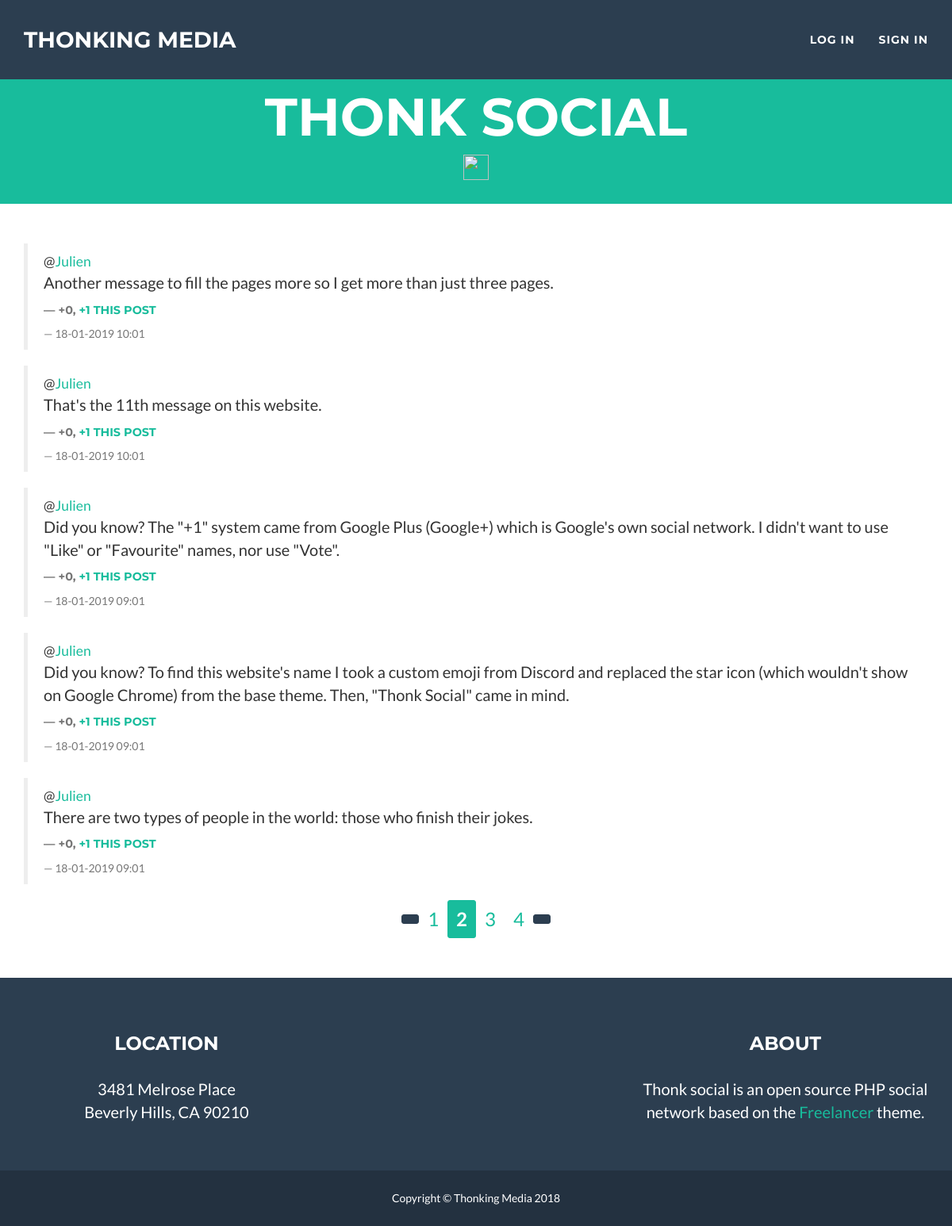
Screenshot of /?page=2 with the database file from the repository.
### tables this page shows
CREATE TABLE IF NOT EXISTS `messages` (
  `ID` int(11) NOT NULL AUTO_INCREMENT,
  `message` varchar(2000) NOT NULL,
  `user` varchar(255) NOT NULL,
  `date` datetime NOT NULL,
  `plusone` int(255) NOT NULL DEFAULT '0',
  PRIMARY KEY (`ID`)
);

### php/database_connection.php (called while the page is built)
<?php
try {
    $databaseConnection = new PDO('mysql:host=localhost;dbname=microblog', 'root', '');
    $databaseConnection->setAttribute(PDO::ATTR_ERRMODE, PDO::ERRMODE_EXCEPTION);
} catch(PDOException $e) {
    $e->getMessage();
}
if (isset($_GET["page"])) {
	$page = $_GET['page'];
} else {
	$page = 1;
}
$limite = 5;
$debut = ($page - 1) * $limite;
$rqt = 'SELECT SQL_CALC_FOUND_ROWS * FROM messages ORDER BY -date LIMIT :limite OFFSET :debut';
$rqt = $databaseConnection->prepare($rqt);
$rqt->bindValue('limite', $limite, PDO::PARAM_INT);
$rqt->bindValue('debut', $debut, PDO::PARAM_INT);
$rqt->execute();
$resultFoundRows = $databaseConnection->query('SELECT found_rows()');
$nombredElementsTotal = $resultFoundRows->fetchColumn();
$nombreDePages = ceil($nombredElementsTotal / $limite);
?>

### index.php (the view, shortened to what this page needs)
<html lang="fr">
    <head>
        <link href="vendor/bootstrap/css/bootstrap.min.css" rel="stylesheet">
        <link href="css/freelancer.css" rel="stylesheet">
        <link href="css/style.css" rel="stylesheet">
        <link href="vendor/font-awesome/css/font-awesome.min.css" rel="stylesheet" type="text/css">
        <link rel="stylesheet" href="https://cdnjs.cloudflare.com/ajax/libs/material-design-iconic-font/2.2.0/css/material-design-iconic-font.min.css">
        <?php
            include 'php/database_connection.php';
        ?>
    </head>
    <body id="page-top" class="index">
        <nav id="mainNav" class="navbar navbar-default navbar-fixed-top navbar-custom">
            <div class="container">
                <div class="navbar-header page-scroll">
                    <a class="navbar-brand" href="#page-top">Thonking media</a>
                </div>
                <div class="collapse navbar-collapse" id="bs-example-navbar-collapse-1">
                    <ul class="nav navbar-nav navbar-right">
                        <?php
                            if(isset($_SESSION["logged"])) {
                                if ($_SESSION["logged"]) {
                                    ?>
                                    <li class="page-scroll">
                                        <a>Welcome, <?php echo $_SESSION["user"]; ?></a>
                                    </li>
                                    <li class="page-scroll">
                                        <a href="./php/logout.php">Log out</a>
                                    </li>
                                    <?php
                                }
                            } else {
                                ?>
                                <li class="page-scroll">
                                    <a href="log_in.php">Log in</a>
                                </li>
                                <li class="page-scroll">
                                    <a href="sign_in.php">Sign in</a>
                                </li>
                                <?php
                            }
                        ?>
                    </ul>
                </div>
            </div>
        </nav>
        <header>
            <div class="container">
                <div class="row">
                    <div class="col-lg-12">
                        <div class="intro-text">
                            <span class="name">Thonk social</span>
                            <img src="https://cdn.discordapp.com/emojis/371744933461229568.png" width="32px">
                        </div>
                    </div>
                </div>
            </div>
        </header>
        <section>
            <div class="container">
                <div class="row">
                    <div class="col-md-12">
                        <?php
                            while ($msg = $rqt->fetch(PDO::FETCH_ASSOC)) {
                                $mid = $msg['ID'];
                                $message = $msg['message'];
                                $date = $msg['date'];
                                $phpdate = strtotime( $date );
                                $date = date('d-m-Y H:m', $phpdate );
                                $auteur = $msg['user'];
                                $plusone = $msg['plusone'];
                        ?>
                        <blockquote>
                            <span class='flex'>
                                <span>
                                    @<a href='#'><?php echo $auteur; ?></a>
                                </span>
                            </span>
                            <?php
                                if(isset($_GET['a'])) {
                                    if(isset($_GET['id'])) {
                                        if($_GET['id'] == $id) {
                                            ?>
                                            <form action='./php/message.php' method='post' class='row'>
                                                <div class='col-sm-10'>
                                                    <textarea id='msgedit' name='msgedit' class='form-control' required><?php echo $message; ?></textarea>
                                                    <input type='hidden' name='id' value='<?php echo $id; ?>'>
                                                </div>
                                                <div class='col-sm-2'>
                                                    <button type='submit' class='btn btn-success btn-lg'>Send</button>
                                                </div>
                                            </form>
                                            <?php
                                        } else echo "<p>$message</p>";
                                    } else echo "<p>$message</p>";
                                } else echo "<p>$message</p>";
                                echo "<h4><footer>+$plusone, <a class='plusOne' data-id='$mid'>+1 this post</a></footer></h4><footer>$date</footer></blockquote>";
                            }
                        ?>
                    </div>
                    <div class="center-a-btn">
                        <?php
                        if ($page > 1) {
                            ?><a href="?page=<?php echo $page - 1; ?>" id="nav-page" class="btn btn-primary btn-sm"><i class="zmdi zmdi-chevron-left"></i></a><?php
                        }
                        for ($i = 1; $i <= $nombreDePages; $i++) {
                            if ($page == $i) {
                                ?><a href="?page=<?php echo $i; ?>" id="nav-page" class="btn btn-success btn-sm"><?php echo $i; ?></a><?php
                            } else {
                                ?><a href="?page=<?php echo $i; ?>" id="nav-page" class="btn btn-secondary btn-sm"><?php echo $i; ?></a><?php
                            }
                        }
                        if ($page < $nombreDePages) {
                            ?><a href="?page=<?php echo $page + 1; ?>" id="nav-page" class="btn btn-primary btn-sm"><i class="zmdi zmdi-chevron-right"></i></a><?php
                        }
                        ?>
                    </div>
                </div>
            </div>
        </section>
        <footer class="text-center">
            <div class="footer-above">
                <div class="container">
                    <div class="row">
                        <div class="footer-col col-md-4">
                            <h3>Location</h3>
                            <p>3481 Melrose Place
                                <br>Beverly Hills, CA 90210</p>
                        </div>
                        <div class="footer-col col-md-4">
                        </div>
                        <div class="footer-col col-md-4">
                            <h3>About</h3>
                            <p>Thonk social is an open source PHP social network based on the <a href="https://startbootstrap.com/template-overviews/freelancer/">Freelancer</a> theme.</p>
                        </div>
                    </div>
                </div>
            </div>
            <div class="footer-below">
                <div class="container">
                    <div class="row">
                        <div class="col-lg-12">
                            Copyright &copy; Thonking Media 2018
                        </div>
                    </div>
                </div>
            </div>
        </footer>
    </body>
</html>

### css/freelancer.css (style rules this page uses)
body { font-family: 'Lato', 'Helvetica Neue', Helvetica, Arial, sans-serif; overflow-x: hidden; }
p { font-size: 20px; }
a, a:hover, a:focus, a:active, a.active { color: #18BC9C; outline: none; }
h1, h2, h3, h4, h5, h6 { font-family: "Montserrat", "Helvetica Neue", Helvetica, Arial, sans-serif; text-transform: uppercase; font-weight: 700; }
header { text-align: center; background: #18BC9C; color: white; }
header .container { padding-top: 100px; padding-bottom: 10px; }
header img { display: block; margin: 0 auto 20px; }
header .intro-text .name { display: block; font-family: "Montserrat", "Helvetica Neue", Helvetica, Arial, sans-serif; text-transform: uppercase; font-weight: 700; font-size: 2em; }
@media (min-width: 768px) { header .intro-text .name { font-size: 4.75em; } }
.navbar-custom { background: #2C3E50; font-family: "Montserrat", "Helvetica Neue", Helvetica, Arial, sans-serif; text-transform: uppercase; font-weight: 700; border: none; }
.navbar-custom .navbar-brand { color: white; }
.navbar-custom .navbar-nav { letter-spacing: 1px; }
.navbar-custom .navbar-nav li a { color: white; }
@media (min-width: 768px) { .navbar-custom { padding: 25px 0; -webkit-transition: padding 0.3s; -moz-transition: padding 0.3s; transition: padding 0.3s; } }
@media (min-width: 768px) { .navbar-custom .navbar-brand { font-size: 2em; -webkit-transition: all 0.3s; -moz-transition: all 0.3s; transition: all 0.3s; } }
section { padding: 50px 0; }
footer { color: white; }
footer h3 { margin-bottom: 30px; }
footer .footer-above { padding-top: 50px; background-color: #2C3E50; }
footer .footer-col { margin-bottom: 50px; }
footer .footer-below { padding: 25px 0; background-color: #233140; }
.btn-primary { color: white; background-color: #2C3E50; border-color: #2C3E50; font-weight: 700; }
.btn-success { color: white; background-color: #18BC9C; border-color: #18BC9C; font-weight: 700; }

### css/style.css (style rules this page uses)
.flex { display: flex; justify-content: space-between; }
.center-a-btn { text-align: center; }
#nav-page { font-size: 18pt; }

### rows the page displays
messages: user "Julien", message "Another message to fill the pages more so I get more than just three pages.", plusone "0", date "18-01-2019 10:01"
messages: user "Julien", message "That's the 11th message on this website.", plusone "0", date "18-01-2019 10:01"
messages: user "Julien", message "Did you know? The \"+1\" system came from Google Plus (Google+) which is Google's own social network. I didn't want to use \"Like\" or \"Favourite\" names, nor use \"Vote\".", plusone "0", date "18-01-2019 09:01"
messages: user "Julien", message "Did you know? To find this website's name I took a custom emoji from Discord and replaced the star icon (which wouldn't show on Google Chrome) from the base theme. Then, \"Thonk Social\" came in mind.", plusone "0", date "18-01-2019 09:01"
messages: user "Julien", message "There are two types of people in the world: those who finish their jokes.", plusone "0", date "18-01-2019 09:01"
